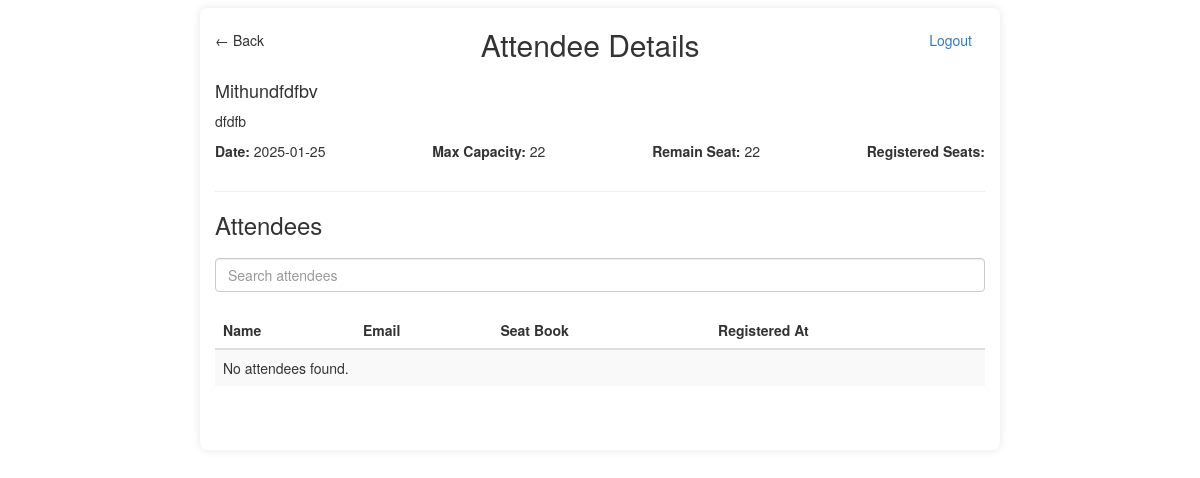
Screenshot of /event-management-system/events/view?id=2 (signed in) with the database file from the repository.
### tables this page shows
CREATE TABLE `events` (
  `id` int(11) NOT NULL,
  `name` varchar(100) NOT NULL,
  `description` text NOT NULL,
  `date` date NOT NULL,
  `max_capacity` int(11) NOT NULL,
  `created_by` int(11) DEFAULT NULL,
  `created_at` timestamp NOT NULL DEFAULT current_timestamp()
);

### controllers/EventController.php (called while the page is built, shortened)
<?php
class EventController {
    private $eventModel;
    private $attendeeModel;
    public function __construct($db) {
        require_once __DIR__ . '/../models/Event.php';
        require_once __DIR__ . '/../models/Attendee.php';
        $this->eventModel = new Event($db);
        $this->attendeeModel = new Attendee($db);
    }
    public function viewEvent($id) {
        $event = $this->eventModel->getEventById($id);
        $totalRegisteredSeats = $this->attendeeModel->getTotalAttendeesByEventId($id);
        $remainingSeats = $event['max_capacity'] - $totalRegisteredSeats;
        require __DIR__ . '/../views/events/view.php';
    }
}
?>

### Router.php (called while the page is built, shortened)
<?php
class Router {
    private $routes = [];
    public function add($route, $callback) {
        $this->routes[$route] = $callback;
    }
    public function dispatch($url) {
        foreach ($this->routes as $route => $callback) {
            if ($route === $url) {
                return call_user_func($callback);
            }
        }
    }
}
?>

### models/Event.php (called while the page is built, shortened)
<?php
class Event {
    private $db;
    public function __construct($db) {
        $this->db = $db;
    }
    public function getEventById($id) {
        $stmt = $this->db->prepare("SELECT * FROM events WHERE id = ?");
        $stmt->execute([$id]);
        return $stmt->fetch(PDO::FETCH_ASSOC);
    }
}
?>

### models/Attendee.php (called while the page is built, shortened)
<?php
class Attendee {
    private $db;
    public function __construct($database) {
        $this->db = $database;
    }
    public function getTotalAttendeesByEventId($eventId) {
        $stmt = $this->db->prepare("SELECT SUM(seats) FROM attendees WHERE event_id = ?");
        $stmt->execute([$eventId]);
        return $stmt->fetchColumn();
    }
}
?>

### views/events/view.php (the view, shortened to what this page needs)
<!DOCTYPE html>
<html lang="en">
<head>
    <link rel="stylesheet" href="https://cdn.jsdelivr.net/npm/bootstrap@3.3.7/dist/css/bootstrap.min.css">
</head>
<body>
    <div class="container">
        <div style="display: flex; justify-content: space-between; align-items: center;">
        <span class="back-icon" onclick="history.back()">&larr; Back</span>
            <h2>Attendee Details</h2>
            <div class="text-right">
                <a href="/event-management-system/logout" class="btn btn-secondary">Logout</a>
            </div>
        </div>
        <div class="event-details">
            <h4><?= htmlspecialchars($event['name']) ?></h4>
            <p><?= htmlspecialchars($event['description']) ?></p>
            <div style="display: flex; justify-content: space-between;">
                <p><strong>Date: </strong> <?= htmlspecialchars($event['date']) ?></p>
                <p><strong>Max Capacity: </strong> <?= htmlspecialchars($event['max_capacity']) ?></p>
                <p><strong>Remain Seat: </strong> <?= htmlspecialchars($remainingSeats) ?></p>
                <p><strong>Registered Seats: </strong> <?= htmlspecialchars($totalRegisteredSeats) ?></p>
            </div>
        </div>
        <hr>
        <h3>Attendees</h3>
        <input type="text" id="searchQuery" class="form-control" placeholder="Search attendees" style="margin-top: 20px; margin-bottom: 20px;">
        <table class="table table-striped">
            <thead>
                <tr>
                    <th>Name</th>
                    <th>Email</th>
                    <th>Seat Book</th>
                    <th>Registered At</th>
                </tr>
            </thead>
            <tbody id="attendeeList">
                <?php if (!empty($attendees)): ?>
                    <?php foreach ($attendees as $attendee): ?>
                        <tr>
                            <td><?= htmlspecialchars($attendee['username']) ?></td>
                            <td><?= htmlspecialchars($attendee['email']) ?></td>
                            <td><?= htmlspecialchars($attendee['seats']) ?></td>
                            <td><?= htmlspecialchars($attendee['registered_at']) ?></td>
                        </tr>
                    <?php endforeach; ?>
                <?php else: ?>
                    <tr>
                        <td colspan="4">No attendees found.</td>
                    </tr>
                <?php endif; ?>
            </tbody>
        </table>
        <nav aria-label="Page navigation" class="text-right">
        </nav>
    </div>
</body>
</html>

### views/events/view.php (style rules this page uses)
.container { border-radius: 8px; box-shadow: 0 0 10px rgba(0, 0, 0, 0.1); max-width: 800px; margin-top: 8px; }

### rows the page displays
events: name "Mithundfdfbv", description "dfdfb", date "2025-01-25", max_capacity "22"
